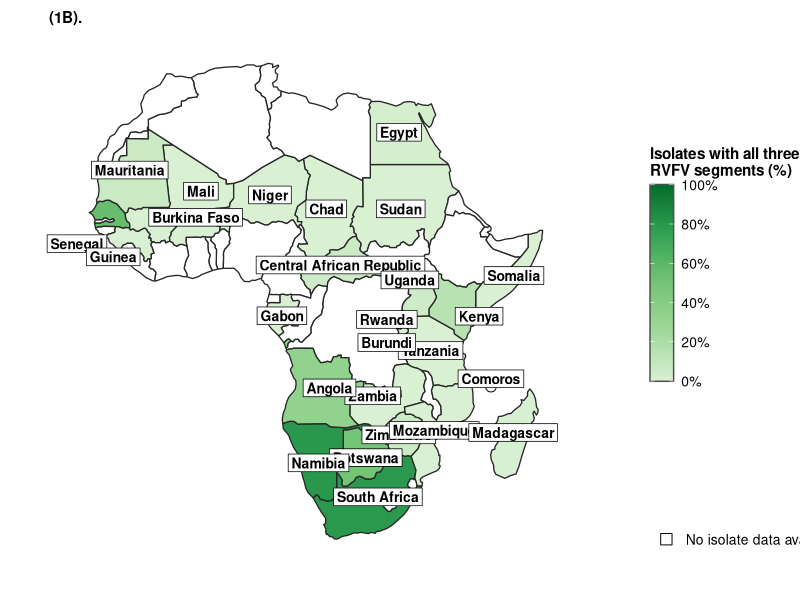
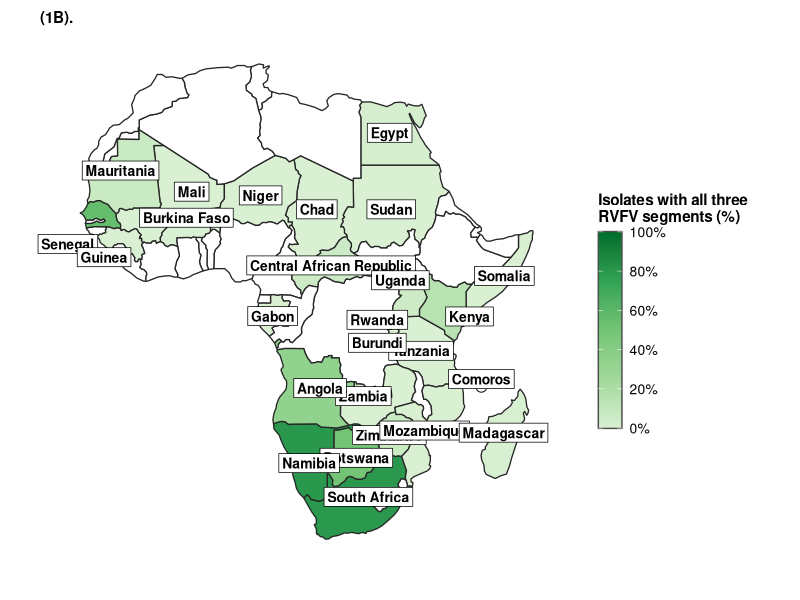
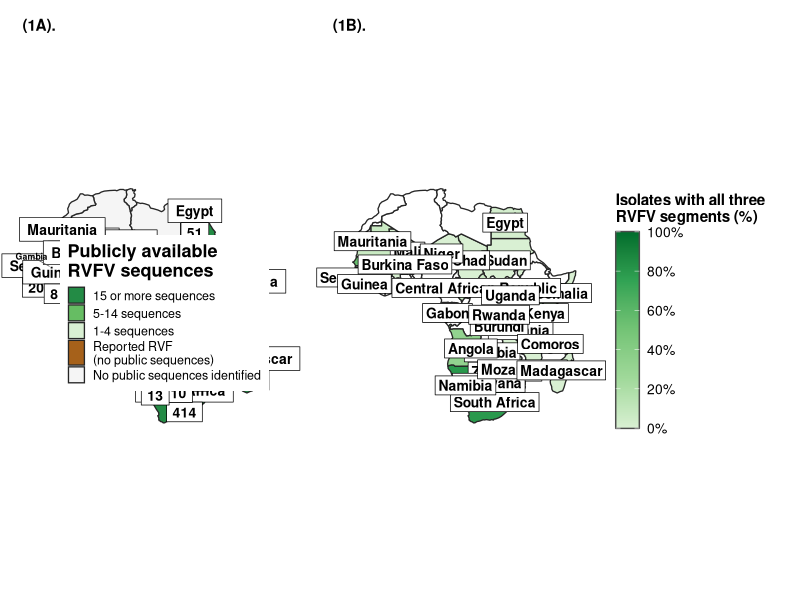
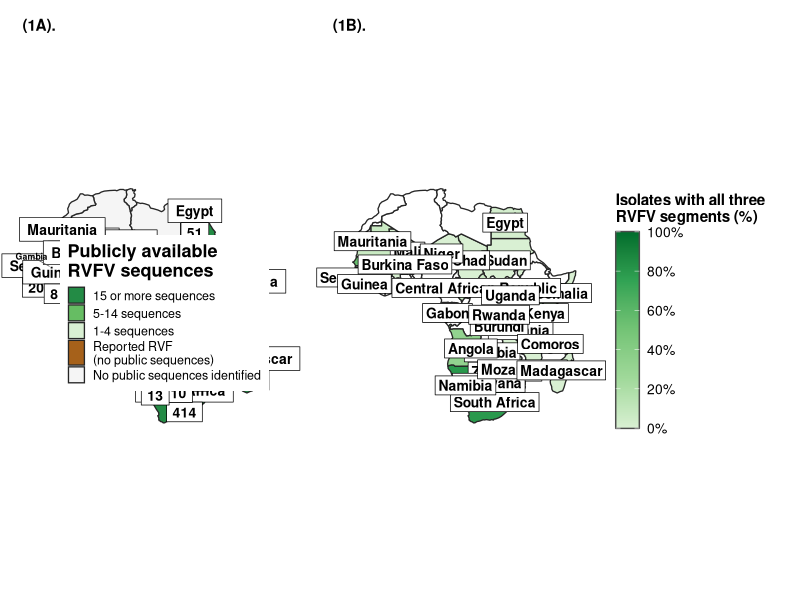
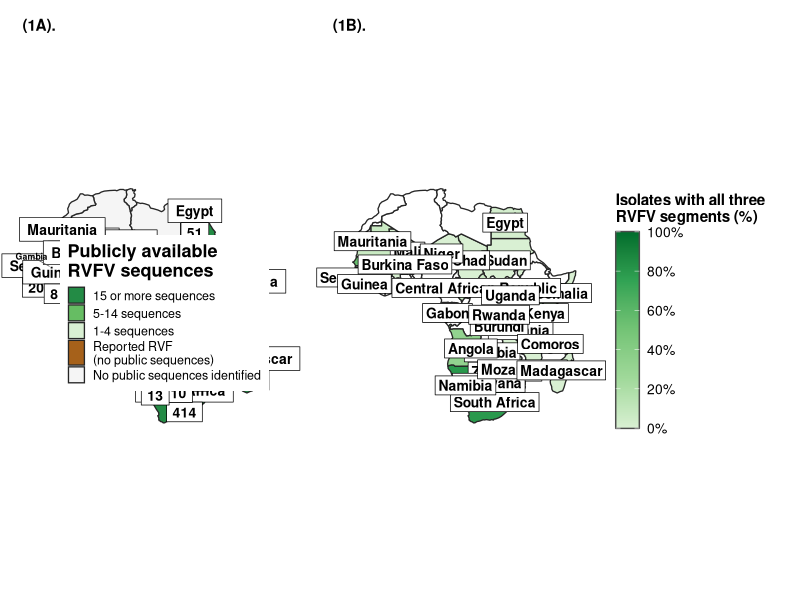

Reproduce these figures in R, in order.
# FIGURE 1: RVFV GENOMIC DATA AVAILABILITY IN AFRICA
#
# Panel 1A:
# Publicly available RVFV sequences by country
# Country names and sequence counts in attached boxes
#
# Panel 1B:
# Percentage of isolates represented by L, M and S

# 0. LOAD REQUIRED PACKAGES
# -------------------------

pkgs <- c(
  "dplyr",
  "readr",
  "sf",
  "ggplot2",
  "rnaturalearth",
  "rnaturalearthdata",
  "stringr",
  "tidyr",
  "ggrepel",
  "patchwork",
  "tibble",
  "scales"
)

to_install <- pkgs[
  !vapply(
    pkgs,
    requireNamespace,
    logical(1),
    quietly = TRUE
  )
]

if (length(to_install) > 0) {
  install.packages(to_install)
}

invisible(
  lapply(pkgs, library, character.only = TRUE)
)

sf_use_s2(FALSE)

setwd(
  "/Users/IsaacOmara/Desktop/Manuscripts/Review_Article/Africa_Map/"
)



# 1. READ RVFV METADATA
# ---------------------

meta <- read_csv(
  "RVFV_clean_unique_isolate_segment_dataset.csv",
  show_col_types = FALSE
)

print(names(meta))
print(dim(meta))

required_cols <- c(
  "Country",
  "Segment",
  "Accession",
  "Nuc_Completeness"
)

missing_cols <- setdiff(
  required_cols,
  names(meta)
)

if (length(missing_cols) > 0) {
  stop(
    "Missing required columns: ",
    paste(missing_cols, collapse = ", ")
  )
}

for (col in c(
  "Host",
  "Species",
  "Collection_Date"
)) {
  if (!col %in% names(meta)) {
    meta[[col]] <- NA_character_
  }
}


# 2. HARMONIZE COUNTRY NAMES
# --------------------------

harmonize_country <- function(x) {
  
  x <- stringr::str_squish(
    as.character(x)
  )
  
  dplyr::case_when(
    
    x %in% c(
      "DRC",
      "DR Congo",
      "Dem. Rep. Congo",
      "Democratic Republic of Congo"
    ) ~ "Democratic Republic of the Congo",
    
    x %in% c(
      "Congo",
      "Republic of Congo"
    ) ~ "Republic of the Congo",
    
    x == "Central African Rep." ~
      "Central African Republic",
    
    x %in% c(
      "Ivory Coast",
      "Cote d'Ivoire"
    ) ~ "Côte d'Ivoire",
    
    x == "United Republic of Tanzania" ~
      "Tanzania",
    
    x == "The Gambia" ~ "Gambia",
    
    x == "Swaziland" ~ "Eswatini",
    
    x == "Comoro Is." ~ "Comoros",
    
    TRUE ~ x
  )
}



# 3. CLEAN METADATA
# -----------------

meta <- meta %>%
  mutate(
    
    Country = harmonize_country(Country),
    
    Host = str_trim(
      as.character(Host)
    ),
    
    Species = str_trim(
      as.character(Species)
    ),
    
    Segment = str_to_upper(
      str_trim(as.character(Segment))
    ),
    
    Collection_Date = str_trim(
      as.character(Collection_Date)
    ),
    
    Accession = str_trim(
      as.character(Accession)
    ),
    
    Nuc_Completeness = str_to_lower(
      str_trim(as.character(Nuc_Completeness))
    ),
    
    Country = if_else(
      is.na(Country) | Country == "",
      "unknown_country",
      Country
    ),
    
    Host = if_else(
      is.na(Host) | Host == "",
      "unknown_host",
      Host
    ),
    
    Species = if_else(
      is.na(Species) | Species == "",
      "unknown_species",
      Species
    ),
    
    Collection_Date = if_else(
      is.na(Collection_Date) |
        Collection_Date == "",
      "unknown_date",
      Collection_Date
    )
  ) %>%
  filter(
    Segment %in% c("L", "M", "S")
  )



# 4. CREATE ISOLATE IDENTIFIER
# ----------------------------

if ("isolate_key" %in% names(meta)) {
  
  meta <- meta %>%
    mutate(
      isolate_id = as.character(isolate_key)
    )
  
} else if ("Isolate" %in% names(meta)) {
  
  meta <- meta %>%
    mutate(
      isolate_id = if_else(
        
        !is.na(Isolate) &
          str_trim(as.character(Isolate)) != "",
        
        paste(
          Country,
          str_trim(as.character(Isolate)),
          sep = " | "
        ),
        
        paste0(
          "ACCESSION_",
          Accession
        )
      )
    )
  
} else {
  
  meta <- meta %>%
    mutate(
      isolate_id = paste0(
        "ACCESSION_",
        Accession
      )
    )
}

meta <- meta %>%
  mutate(
    isolate_id = if_else(
      
      is.na(isolate_id) |
        str_trim(isolate_id) == "",
      
      paste0(
        "ACCESSION_",
        Accession
      ),
      
      isolate_id
    )
  )



# 5. COUNT PUBLICLY AVAILABLE RVFV SEQUENCES
# ------------------------------------------

# Counts represent distinct accession records.
# L, M and S sequences are counted separately.
# They do not directly measure surveillance capacity.

sequence_counts <- meta %>%
  filter(
    Country != "unknown_country",
    !is.na(Accession),
    Accession != ""
  ) %>%
  group_by(Country) %>%
  summarise(
    
    n_sequences = n_distinct(Accession),
    
    n_L = n_distinct(
      Accession[Segment == "L"]
    ),
    
    n_M = n_distinct(
      Accession[Segment == "M"]
    ),
    
    n_S = n_distinct(
      Accession[Segment == "S"]
    ),
    
    .groups = "drop"
  ) %>%
  rename(
    admin = Country
  )

print(sequence_counts)



# 6. COLLAPSE RECORDS TO ISOLATE LEVEL
# -----------------------------------

isolates <- meta %>%
  group_by(
    isolate_id,
    Country,
    Species,
    Host,
    Collection_Date
  ) %>%
  summarise(
    
    n_accessions = n(),
    
    segments_present = paste(
      sort(unique(Segment)),
      collapse = ","
    ),
    
    n_segments = n_distinct(Segment),
    
    has_L = any(Segment == "L"),
    
    has_M = any(Segment == "M"),
    
    has_S = any(Segment == "S"),
    
    complete_records = sum(
      Nuc_Completeness == "complete",
      na.rm = TRUE
    ),
    
    .groups = "drop"
  ) %>%
  mutate(
    
    segment_pattern = case_when(
      
      has_L & has_M & has_S ~ "L+M+S",
      
      has_L & has_M & !has_S ~ "L+M",
      
      has_L & !has_M & has_S ~ "L+S",
      
      !has_L & has_M & has_S ~ "M+S",
      
      has_L & !has_M & !has_S ~ "L only",
      
      !has_L & has_M & !has_S ~ "M only",
      
      !has_L & !has_M & has_S ~ "S only",
      
      TRUE ~ "Other"
    )
  )



# 7. COUNTRY-LEVEL ISOLATE SUMMARY
# --------------------------------

country_summary <- isolates %>%
  filter(
    Country != "unknown_country"
  ) %>%
  group_by(Country) %>%
  summarise(
    
    n_isolates = n(),
    
    n_full_tripartite = sum(
      segment_pattern == "L+M+S"
    ),
    
    n_partial = sum(
      segment_pattern != "L+M+S"
    ),
    
    pct_full_tripartite = round(
      100 * n_full_tripartite / n_isolates,
      1
    ),
    
    .groups = "drop"
  ) %>%
  rename(
    admin = Country
  )

print(country_summary)


# 8. REPORTED RVF COUNTRIES WITHOUT SEQUENCE RECORDS
# --------------------------------------------------

reported_rvf_countries <- c(
  "South Sudan",
  "Comoros",
  "Gambia"
)

genomic_countries <- sequence_counts %>%
  filter(n_sequences > 0) %>%
  pull(admin)

reported_no_genomes <- setdiff(
  reported_rvf_countries,
  genomic_countries
)



# 9. LOAD AFRICA MAP
# ------------------

africa <- ne_countries(
  continent = "Africa",
  returnclass = "sf"
) %>%
  mutate(
    admin = harmonize_country(admin)
  )

unmatched_countries <- sequence_counts %>%
  anti_join(
    africa %>%
      st_drop_geometry() %>%
      select(admin),
    by = "admin"
  )

if (nrow(unmatched_countries) > 0) {
  
  print(unmatched_countries)
  
  stop(
    "Unmatched country names detected. ",
    "Correct the names before plotting."
  )
}



# 10. JOIN SEQUENCE DATA TO MAP
# -----------------------------

africa_gap <- africa %>%
  left_join(
    country_summary,
    by = "admin"
  ) %>%
  left_join(
    sequence_counts,
    by = "admin"
  ) %>%
  mutate(
    
    n_isolates = replace_na(
      n_isolates, 0L
    ),
    
    n_sequences = replace_na(
      n_sequences, 0L
    ),
    
    n_full_tripartite = replace_na(
      n_full_tripartite, 0L
    ),
    
    n_partial = replace_na(
      n_partial, 0L
    ),
    
    pct_full_tripartite = if_else(
      n_isolates == 0,
      NA_real_,
      pct_full_tripartite
    ),
    
    reported_rvf = if_else(
      admin %in% reported_no_genomes,
      "Yes",
      "No"
    )
  )


# 11. FIGURE 1A SEQUENCE-COUNT CATEGORIES
# ---------------------------------------

africa_gap <- africa_gap %>%
  mutate(
    
    gap_class = case_when(
      
      n_sequences >= 15 ~
        "15 or more sequences",
      
      n_sequences >= 5 ~
        "5-14 sequences",
      
      n_sequences >= 1 ~
        "1-4 sequences",
      
      reported_rvf == "Yes" ~
        "Reported RVF\n(no public sequences)",
      
      TRUE ~
        "No public sequences identified"
    ),
    
    gap_class = factor(
      gap_class,
      
      levels = c(
        "15 or more sequences",
        "5-14 sequences",
        "1-4 sequences",
        "Reported RVF\n(no public sequences)",
        "No public sequences identified"
      )
    )
  )



# 12. CREATE COUNTRY LABEL COORDINATES
# ------------------------------------

genomic_label_df <- africa_gap %>%
  filter(
    n_sequences > 0,
    admin != "Comoros"
  ) %>%
  st_point_on_surface()

label_xy <- st_coordinates(
  genomic_label_df
)

genomic_label_coords <- genomic_label_df %>%
  st_drop_geometry() %>%
  mutate(
    
    X = label_xy[, 1],
    
    Y = label_xy[, 2],
    
    label_country = admin,
    
    label_count = as.character(
      n_sequences
    ),
    
    label_B = admin
  )

stopifnot(
  exists("genomic_label_coords"),
  nrow(genomic_label_coords) > 0
)


# 13. MANUAL COUNTRY LABEL POSITIONS
# ----------------------------------

# Adjust these coordinates if larger boxes overlap.
# X_lab controls horizontal position.
# Y_lab controls vertical position.


manual_positions <- tibble(
  
  admin = c(
    "Uganda",
    "Kenya",
    "Rwanda",
    "Burundi",
    "Senegal",
    "Guinea",
    "Burkina Faso"
  ),
  
  X_lab = c(
    31.0,    # Uganda: move west (left)
    41.5,    # Kenya: move east (right)
    27.5,
    27.5,
    -19.5,
    -14.0,
    -1.5
  ),
  
  Y_lab = c(
    4.5,     # Uganda: move north (up)
    -1.0,    # Kenya
    -1.5,
    -5.0,
    10.0,
    8.0,
    14.0
  )
)

# 14. PREPARE ATTACHED BOX LABELS FOR FIGURE 1A
# ---------------------------------------------

boxed_labels <- genomic_label_coords %>%
  left_join(
    manual_positions,
    by = "admin"
  ) %>%
  mutate(
    
    X_lab = coalesce(
      X_lab, X
    ),
    
    Y_lab = coalesce(
      Y_lab, Y
    )
  )

print(
  boxed_labels %>%
    select(
      admin,
      n_sequences,
      X_lab,
      Y_lab
    )
)



# 15. PREPARE FIGURE 1B LABELS
# ----------------------------

manual_label_coords <- genomic_label_coords %>%
  inner_join(
    manual_positions,
    by = "admin"
  )

auto_label_coords <- genomic_label_coords %>%
  filter(
    !admin %in% manual_positions$admin
  )



# 16. REPORTED-RVF COUNTRY ANNOTATIONS
# ------------------------------------

reported_label_coords <- tibble(
  
  admin = c(
    "South Sudan",
    "Gambia"
  ),
  
  label = c(
    "South Sudan",
    "Gambia"
  ),
  
  X = c(
    31.5,
    -15.4
  ),
  
  Y = c(
    7.3,
    13.4
  ),
  
  X_lab = c(
    38.0,
    -21.0
  ),
  
  Y_lab = c(
    10.5,
    16.5
  )
) %>%
  filter(
    admin %in% reported_no_genomes
  )


# 17. ORIGINAL FIGURE 1A COLOURS
# ------------------------------

gap_colors <- c(
  
  "15 or more sequences" = "#238B45",
  
  "5-14 sequences" = "#66BD63",
  
  "1-4 sequences" = "#D9F0D3",
  
  "Reported RVF\n(no public sequences)" = "#A6611A",
  
  "No public sequences identified" = "grey96"
)


# ----------------------------------------------------------
# 18. MAP THEME
# ----------------------------------------------------------

map_theme <- theme_minimal(
  base_size = 11
) +
  theme(
    
    axis.title = element_blank(),
    
    axis.text = element_blank(),
    
    panel.grid = element_blank(),
    
    plot.title = element_text(
      face = "bold",
      size = 11
    ),
    
    plot.margin = margin(
      8, 20, 8, 8
    )
  )


# 19. CUSTOM ATTACHED LABEL GEOMETRY
# =================================

# This section controls the size of the country
# rectangles and sequence-number boxes.
#
# Country name: 10 pt bold
# Country rectangle: 6 mm high
# Sequence count: 10 pt bold
# Count rectangle: 5 mm high
#
# Both boxes are attached at the same horizontal edge.


# 19A. ADJUSTABLE LABEL SIZES
# ---------------------------

country_font_size <- 10

count_font_size <- 10

country_box_height <- 6.0

count_box_height <- 5.0

country_horizontal_padding <- 4.0

count_horizontal_padding <- 3.0



# 19B. CREATE CUSTOM GGPLOT GEOMETRY
# ----------------------------------

GeomAttachedLabel <- ggplot2::ggproto(
  
  "GeomAttachedLabel",
  
  ggplot2::Geom,
  
  required_aes = c(
    "x",
    "y",
    "country",
    "count"
  ),
  
  default_aes = ggplot2::aes(
    colour = "black",
    fill = "white",
    linewidth = 0.3,
    alpha = 1
  ),
  
  draw_key = ggplot2::draw_key_blank,
  
  draw_panel = function(
    data,
    panel_params,
    coord
  ) {
    
    coords <- coord$transform(
      data,
      panel_params
    )
    
    grobs <- lapply(
      seq_len(nrow(coords)),
      
      function(i) {
        
        country <- as.character(
          coords$country[i]
        )
        
        count <- as.character(
          coords$count[i]
        )
        
        x <- coords$x[i]
        y <- coords$y[i]
        
      
        # COUNTRY NAME TEXT AND BOX DIMENSIONS
        # ----------------------------------------------
        
        country_text <- grid::textGrob(
          country,
          
          gp = grid::gpar(
            fontsize = country_font_size,
            fontface = "bold",
            col = "black"
          )
        )
        
        country_width <-
          grid::grobWidth(country_text) +
          grid::unit(
            country_horizontal_padding,
            "mm"
          )
        
        country_height <- grid::unit(
          country_box_height,
          "mm"
        )
        
        
        # SEQUENCE COUNT TEXT AND BOX DIMENSIONS
        # --------------------------------------
        
        count_text <- grid::textGrob(
          count,
          
          gp = grid::gpar(
            fontsize = count_font_size,
            fontface = "bold",
            col = "black"
          )
        )
        
        count_width <-
          grid::grobWidth(count_text) +
          grid::unit(
            count_horizontal_padding,
            "mm"
          )
        
        count_height <- grid::unit(
          count_box_height,
          "mm"
        )
        
        
       
        # ATTACH BOTH RECTANGLES
        # ----------------------
        
        # The lower edge of the country box
        # and upper edge of the count box
        # meet exactly at the same anchor point.
        
        country_y <- grid::unit(
          y, "npc"
        ) + country_height / 2
        
        count_y <- grid::unit(
          y, "npc"
        ) - count_height / 2
        
        
        
        # DRAW BOTH BOXES AND TEXT
        # ------------------------
        
        grid::grobTree(
          
          # Country-name rectangle
          grid::rectGrob(
            
            x = grid::unit(x, "npc"),
            
            y = country_y,
            
            width = country_width,
            
            height = country_height,
            
            gp = grid::gpar(
              fill = "white",
              col = "black",
              lwd = 0.7
            )
          ),
          
          # Country name
          grid::textGrob(
            
            country,
            
            x = grid::unit(x, "npc"),
            
            y = country_y,
            
            gp = grid::gpar(
              fontsize = country_font_size,
              fontface = "bold",
              col = "black"
            )
          ),
          
          # Attached sequence-count rectangle
          grid::rectGrob(
            
            x = grid::unit(x, "npc"),
            
            y = count_y,
            
            width = count_width,
            
            height = count_height,
            
            gp = grid::gpar(
              fill = "white",
              col = "black",
              lwd = 0.7
            )
          ),
          
          # Sequence count
          grid::textGrob(
            
            count,
            
            x = grid::unit(x, "npc"),
            
            y = count_y,
            
            gp = grid::gpar(
              fontsize = count_font_size,
              fontface = "bold",
              col = "black"
            )
          )
        )
      }
    )
    
    do.call(
      grid::grobTree,
      grobs
    )
  }
)



# 19C. CREATE ATTACHED-LABEL FUNCTION
# -----------------------------------

geom_attached_label <- function(
    mapping = NULL,
    data = NULL,
    ...
) {
  
  ggplot2::layer(
    
    geom = GeomAttachedLabel,
    
    stat = "identity",
    
    position = "identity",
    
    mapping = mapping,
    
    data = data,
    
    inherit.aes = FALSE,
    
    params = list(...)
  )
}



# 20. FIGURE 1A: PUBLIC SEQUENCE AVAILABILITY
# ===========================================

p_gap <- ggplot(africa_gap) +
  
  geom_sf(
    aes(fill = gap_class),
    
    color = "grey15",
    
    linewidth = 0.45
  )



# 20A. CONNECTOR LINES FOR DISPLACED LABELS
# -----------------------------------------

p_gap <- p_gap +
  
  geom_segment(
    
    data = boxed_labels %>%
      filter(
        abs(X_lab - X) > 0.01 |
          abs(Y_lab - Y) > 0.01
      ),
    
    aes(
      x = X,
      y = Y,
      xend = X_lab,
      yend = Y_lab
    ),
    
    inherit.aes = FALSE,
    
    color = "grey35",
    
    linewidth = 0.3
  )

# 20B. ADD ENLARGED ATTACHED COUNTRY LABELS
# -----------------------------------------

p_gap <- p_gap +
  
  geom_attached_label(
    
    data = boxed_labels,
    
    mapping = aes(
      x = X_lab,
      y = Y_lab,
      country = label_country,
      count = label_count
    )
  )



# 20C. REPORTED-RVF COUNTRY ANNOTATIONS
# -------------------------------------

p_gap <- p_gap +
  
  geom_segment(
    
    data = reported_label_coords,
    
    aes(
      x = X,
      y = Y,
      xend = X_lab,
      yend = Y_lab
    ),
    
    inherit.aes = FALSE,
    
    color = "grey30",
    
    linewidth = 0.25
  ) +
  
  geom_text(
    
    data = reported_label_coords,
    
    aes(
      x = X_lab,
      y = Y_lab,
      label = label
    ),
    
    inherit.aes = FALSE,
    
    size = 2.2,
    
    fontface = "bold"
  )


# 20D. COMOROS ANNOTATION
# -----------------------

if ("Comoros" %in% reported_no_genomes) {
  
  p_gap <- p_gap +
    
    annotate(
      "point",
      
      x = 43.3,
      y = -11.7,
      
      shape = 21,
      
      fill = "#A6611A",
      
      colour = "black",
      
      size = 3.2,
      
      stroke = 0.3
    )
  
}

p_gap <- p_gap +
  
  annotate(
    "text",
    
    x = 43.3,
    y = -10.5,
    
    label = "Comoros",
    
    size = 2.4,
    
    fontface = "bold",
    
    hjust = 0.5,
    
    vjust = 0
  )



# 20E. FIGURE 1A COLOURS AND LEGEND
# ---------------------------------

p_gap <- p_gap +
  
  scale_fill_manual(
    
    values = gap_colors,
    
    breaks = c(
      "15 or more sequences",
      "5-14 sequences",
      "1-4 sequences",
      "Reported RVF\n(no public sequences)",
      "No public sequences identified"
    ),
    
    name = "Publicly available\nRVFV sequences",
    
    drop = FALSE
  ) +
  
  labs(
    title = "(1A)."
  ) +
  
  coord_sf(
    
    xlim = c(-20, 55),
    
    ylim = c(-38, 38),
    
    clip = "off"
  ) +
  
  map_theme +
  
  theme(
    
    # Original Figure 1A legend position
    legend.position = c(0.14, 0.20),
    
    legend.justification = c(0, 0),
    
    legend.background = element_rect(
      fill = "white",
      colour = NA
    ),
    
    legend.key.height = grid::unit(
      0.45, "cm"
    ),
    
    legend.key.width = grid::unit(
      0.45, "cm"
    ),
    
    legend.title = element_text(
      size = 13,
      face = "bold"
    ),
    
    legend.text = element_text(
      size = 9
    )
  )


# 21. FIGURE 1B: TRIPARTITE GENOME REPRESENTATION
#
# Country names in rectangular boxes
# No connector lines
# No sequence numbers
# Original green gradient retained



# 21A. PREPARE COUNTRY LABEL POSITIONS
# ------------------------------------

# Reuse manually adjusted positions from Figure 1A,
# including Uganda and Kenya.

boxed_labels_B <- genomic_label_coords %>%
  left_join(
    manual_positions,
    by = "admin"
  ) %>%
  mutate(
    X_lab = coalesce(X_lab, X),
    Y_lab = coalesce(Y_lab, Y)
  )


# 21B. CREATE FIGURE 1B MAP
# -------------------------

p_tripartite <- ggplot(africa_gap) +
  
  geom_sf(
    aes(fill = pct_full_tripartite),
    color = "grey15",
    linewidth = 0.45
  )


# 21C. ADD COUNTRY-NAME RECTANGLES ONLY
# -------------------------------------

# Uses the same 10-point font as Figure 1A.
# Rectangular white boxes with black borders.
# No connector lines or sequence counts.

p_tripartite <- p_tripartite +
  
  geom_label(
    data = boxed_labels_B,
    
    aes(
      x = X_lab,
      y = Y_lab,
      label = admin
    ),
    
    inherit.aes = FALSE,
    
    size = 10 / ggplot2::.pt,
    
    fontface = "bold",
    
    fill = "white",
    
    color = "black",
    
    label.size = 0.25,
    
    label.padding = grid::unit(
      0.20, "lines"
    ),
    
    label.r = grid::unit(
      0, "lines"
    )
  )

# 21D. COMOROS ANNOTATION
# -----------------------

# Keep Comoros visible as a labelled island.
# No connector line.

p_tripartite <- p_tripartite +
  
  annotate(
    "point",
    x = 43.3,
    y = -11.7,
    shape = 21,
    fill = "white",
    colour = "black",
    size = 3.2,
    stroke = 0.5
  ) +
  
  geom_label(
    data = data.frame(
      X = 43.3,
      Y = -10.5,
      label = "Comoros"
    ),
    
    aes(
      x = X,
      y = Y,
      label = label
    ),
    
    inherit.aes = FALSE,
    
    size = 10 / ggplot2::.pt,
    
    fontface = "bold",
    
    fill = "white",
    
    color = "black",
    
    label.size = 0.25,
    
    label.padding = grid::unit(
      0.20, "lines"
    ),
    
    label.r = grid::unit(
      0, "lines"
    )
  )


# 21E. IMPROVED FIGURE 1B LEGEND
# ------------------------------

# Green gradient: 0–100%
# White square: No isolate data available
# White square directly below the colour bar
# ==========================================

library(ggplot2)
library(cowplot)
library(grid)

# 1. APPLY THE ORIGINAL GREEN GRADIENT
# ------------------------------------

p_tripartite <- p_tripartite +
  
  scale_fill_gradientn(
    colours = c(
      "#D9F0D3",
      "#A1D99B",
      "#74C476",
      "#31A354",
      "#006D2C"
    ),
    
    values = seq(0, 1, length.out = 5),
    
    limits = c(0, 100),
    
    breaks = seq(0, 100, by = 20),
    
    labels = function(x) paste0(x, "%"),
    
    na.value = "white",
    
    name = "Isolates with all three\nRVFV segments (%)",
    
    guide = guide_colorbar(
      order = 1,
      barheight = unit(5, "cm"),
      barwidth = unit(0.6, "cm"),
      ticks = TRUE,
      frame.colour = "grey30"
    )
  ) +
  
  labs(title = "(1B).") +
  
  coord_sf(
    xlim = c(-20, 55),
    ylim = c(-38, 38),
    clip = "off"
  ) +
  
  map_theme +
  
  theme(
    legend.position = "right",
    
    legend.title = element_text(
      face = "bold",
      size = 11
    ),
    
    legend.text = element_text(
      size = 10
    ),
    
    legend.margin = margin(0, 0, 0, 0)
  )

# 2. EXTRACT THE GREEN GRADIENT LEGEND
# ------------------------------------

green_legend <- cowplot::get_legend(
  p_tripartite
)


# 3. CREATE THE WHITE-SQUARE LEGEND
# ---------------------------------

missing_data <- data.frame(
  status = "No isolate data available",
  x = 1,
  y = 1
)

p_missing <- ggplot(
  missing_data,
  aes(x = x, y = y, shape = status)
) +
  
  geom_point(
    size = 4,
    fill = "white",
    colour = "black",
    stroke = 0.5
  ) +
  
  scale_shape_manual(
    values = c(
      "No isolate data available" = 22
    ),
    name = NULL
  ) +
  
  guides(
    shape = guide_legend(
      override.aes = list(
        shape = 22,
        fill = "white",
        colour = "black",
        size = 4
      )
    )
  ) +
  
  theme_void() +
  
  theme(
    legend.position = "right",
    legend.justification = "left",
    legend.key.width = unit(0.6, "cm"),
    legend.key.height = unit(0.6, "cm"),
    legend.text = element_text(size = 10),
    legend.margin = margin(0, 0, 0, 0)
  )

white_legend <- cowplot::get_legend(p_missing)


# 4. STACK THE TWO LEGENDS
# ------------------------

combined_legend <- cowplot::plot_grid(
  green_legend,
  white_legend,
  
  ncol = 1,
  
  align = "v",
  
  axis = "l",
  
  rel_heights = c(5, 1)
)


# 5. REMOVE ORIGINAL LEGEND FROM MAP
# ----------------------------------

p_tripartite_map <- p_tripartite +
  theme(legend.position = "none")


# 6. PLACE THE COMBINED LEGEND BESIDE THE MAP
# -------------------------------------------
p_tripartite_final <- cowplot::plot_grid(
  p_tripartite_map,
  combined_legend,
  
  ncol = 2,
  
  rel_widths = c(4.5, 1),
  
  align = "h"
)


# 7. DISPLAY FIGURE 1B
# --------------------

print(p_tripartite_final)


# 21F. DISPLAY FIGURE 1B
# ----------------------

print(p_tripartite)


# 22. COMBINE FIGURE 1A AND FIGURE 1B
# ===================================

combined_plot <- p_gap + p_tripartite +
  
  plot_layout(
    ncol = 2,
    widths = c(1, 1)
  )

print(combined_plot)



# 23. SAVE PUBLICATION-QUALITY FIGURES
# ====================================

ggsave(
  
  filename = "Figure1_combined_RVFV_maps.png",
  
  plot = combined_plot,
  
  width = 18,
  
  height = 8,
  
  dpi = 600,
  
  bg = "white"
)

ggsave(
  
  filename = "Figure1_combined_RVFV_maps.pdf",
  
  plot = combined_plot,
  
  width = 18,
  
  height = 8,
  
  bg = "white"
)



# 24. EXPORT SUPPORTING DATA
# ==========================

write_csv(
  isolates,
  "RVFV_collapsed_isolate_table_integrated.csv"
)

write_csv(
  country_summary,
  "RVFV_country_summary_integrated.csv"
)

write_csv(
  sequence_counts,
  "RVFV_country_public_sequence_counts.csv"
)

write_csv(
  
  africa_gap %>%
    st_drop_geometry() %>%
    select(
      admin,
      n_sequences,
      n_isolates,
      n_full_tripartite,
      pct_full_tripartite,
      gap_class
    ),
  
  "RVFV_Figure1_country_mapping_data.csv"
)

write_csv(
  unmatched_countries,
  "RVFV_unmatched_country_names.csv"
)


# =============
# END OF SCRIPT
# =============
